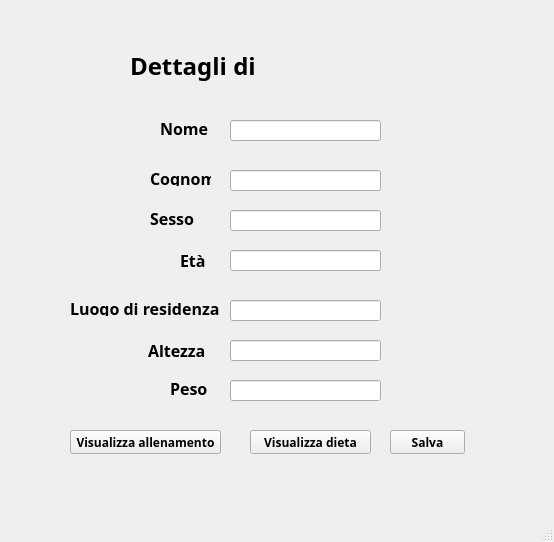
<?xml version="1.0" encoding="UTF-8"?>
<ui version="4.0">
 <class>MainWindow_CliDetails</class>
 <widget class="QMainWindow" name="MainWindow_CliDetails">
  <property name="geometry">
   <rect>
    <x>0</x>
    <y>0</y>
    <width>554</width>
    <height>542</height>
   </rect>
  </property>
  <property name="windowTitle">
   <string>MainWindow</string>
  </property>
  <widget class="QWidget" name="centralwidget">
   <widget class="QLabel" name="lblTitle">
    <property name="geometry">
     <rect>
      <x>130</x>
      <y>40</y>
      <width>191</width>
      <height>51</height>
     </rect>
    </property>
    <property name="font">
     <font>
      <family>Papyrus</family>
      <pointsize>18</pointsize>
      <bold>true</bold>
     </font>
    </property>
    <property name="text">
     <string>Dettagli di </string>
    </property>
   </widget>
   <widget class="QLabel" name="lblName">
    <property name="geometry">
     <rect>
      <x>160</x>
      <y>120</y>
      <width>49</width>
      <height>16</height>
     </rect>
    </property>
    <property name="font">
     <font>
      <family>MS Gothic</family>
      <pointsize>12</pointsize>
      <bold>true</bold>
     </font>
    </property>
    <property name="text">
     <string>Nome</string>
    </property>
   </widget>
   <widget class="QLineEdit" name="txtNome">
    <property name="geometry">
     <rect>
      <x>230</x>
      <y>120</y>
      <width>151</width>
      <height>21</height>
     </rect>
    </property>
   </widget>
   <widget class="QLabel" name="lblCognome">
    <property name="geometry">
     <rect>
      <x>150</x>
      <y>170</y>
      <width>61</width>
      <height>16</height>
     </rect>
    </property>
    <property name="font">
     <font>
      <family>MS Gothic</family>
      <pointsize>12</pointsize>
      <bold>true</bold>
     </font>
    </property>
    <property name="text">
     <string>Cognome</string>
    </property>
   </widget>
   <widget class="QLineEdit" name="txtCognome">
    <property name="geometry">
     <rect>
      <x>230</x>
      <y>170</y>
      <width>151</width>
      <height>21</height>
     </rect>
    </property>
   </widget>
   <widget class="QLabel" name="lblAge">
    <property name="geometry">
     <rect>
      <x>180</x>
      <y>250</y>
      <width>31</width>
      <height>21</height>
     </rect>
    </property>
    <property name="font">
     <font>
      <family>MS Gothic</family>
      <pointsize>12</pointsize>
      <bold>true</bold>
     </font>
    </property>
    <property name="text">
     <string>Età</string>
    </property>
   </widget>
   <widget class="QLineEdit" name="txtAge">
    <property name="geometry">
     <rect>
      <x>230</x>
      <y>250</y>
      <width>151</width>
      <height>21</height>
     </rect>
    </property>
   </widget>
   <widget class="QLabel" name="lblPlace">
    <property name="geometry">
     <rect>
      <x>70</x>
      <y>300</y>
      <width>161</width>
      <height>16</height>
     </rect>
    </property>
    <property name="font">
     <font>
      <family>MS Gothic</family>
      <pointsize>12</pointsize>
      <bold>true</bold>
     </font>
    </property>
    <property name="text">
     <string>Luogo di residenza</string>
    </property>
   </widget>
   <widget class="QLineEdit" name="txtPlace">
    <property name="geometry">
     <rect>
      <x>230</x>
      <y>300</y>
      <width>151</width>
      <height>21</height>
     </rect>
    </property>
   </widget>
   <widget class="QLineEdit" name="txtGender">
    <property name="geometry">
     <rect>
      <x>230</x>
      <y>210</y>
      <width>151</width>
      <height>21</height>
     </rect>
    </property>
   </widget>
   <widget class="QLabel" name="lblGender">
    <property name="geometry">
     <rect>
      <x>150</x>
      <y>210</y>
      <width>49</width>
      <height>16</height>
     </rect>
    </property>
    <property name="font">
     <font>
      <family>MS Gothic</family>
      <pointsize>12</pointsize>
      <bold>true</bold>
     </font>
    </property>
    <property name="text">
     <string>Sesso</string>
    </property>
   </widget>
   <widget class="QLabel" name="lblAltezza">
    <property name="geometry">
     <rect>
      <x>148</x>
      <y>340</y>
      <width>61</width>
      <height>20</height>
     </rect>
    </property>
    <property name="font">
     <font>
      <family>MS Gothic</family>
      <pointsize>12</pointsize>
      <bold>true</bold>
     </font>
    </property>
    <property name="text">
     <string>Altezza</string>
    </property>
   </widget>
   <widget class="QLineEdit" name="txtAltezza">
    <property name="geometry">
     <rect>
      <x>230</x>
      <y>340</y>
      <width>151</width>
      <height>21</height>
     </rect>
    </property>
   </widget>
   <widget class="QLabel" name="lblPeso">
    <property name="geometry">
     <rect>
      <x>170</x>
      <y>380</y>
      <width>49</width>
      <height>16</height>
     </rect>
    </property>
    <property name="font">
     <font>
      <family>MS Gothic</family>
      <pointsize>12</pointsize>
      <bold>true</bold>
     </font>
    </property>
    <property name="text">
     <string>Peso</string>
    </property>
   </widget>
   <widget class="QLineEdit" name="txtPeso">
    <property name="geometry">
     <rect>
      <x>230</x>
      <y>380</y>
      <width>151</width>
      <height>21</height>
     </rect>
    </property>
   </widget>
   <widget class="QPushButton" name="btnTrain">
    <property name="geometry">
     <rect>
      <x>70</x>
      <y>430</y>
      <width>151</width>
      <height>24</height>
     </rect>
    </property>
    <property name="font">
     <font>
      <family>MS Gothic</family>
      <bold>true</bold>
     </font>
    </property>
    <property name="text">
     <string>Visualizza allenamento</string>
    </property>
   </widget>
   <widget class="QPushButton" name="btnDiet">
    <property name="geometry">
     <rect>
      <x>250</x>
      <y>430</y>
      <width>121</width>
      <height>24</height>
     </rect>
    </property>
    <property name="font">
     <font>
      <family>MS Gothic</family>
      <bold>true</bold>
     </font>
    </property>
    <property name="text">
     <string>Visualizza dieta</string>
    </property>
   </widget>
   <widget class="QPushButton" name="pushButton">
    <property name="geometry">
     <rect>
      <x>390</x>
      <y>430</y>
      <width>75</width>
      <height>24</height>
     </rect>
    </property>
    <property name="font">
     <font>
      <family>MS Gothic</family>
      <bold>true</bold>
     </font>
    </property>
    <property name="text">
     <string>Salva</string>
    </property>
   </widget>
  </widget>
  <widget class="QMenuBar" name="menubar">
   <property name="geometry">
    <rect>
     <x>0</x>
     <y>0</y>
     <width>554</width>
     <height>22</height>
    </rect>
   </property>
  </widget>
  <widget class="QStatusBar" name="statusbar"/>
 </widget>
 <resources/>
 <connections/>
</ui>
